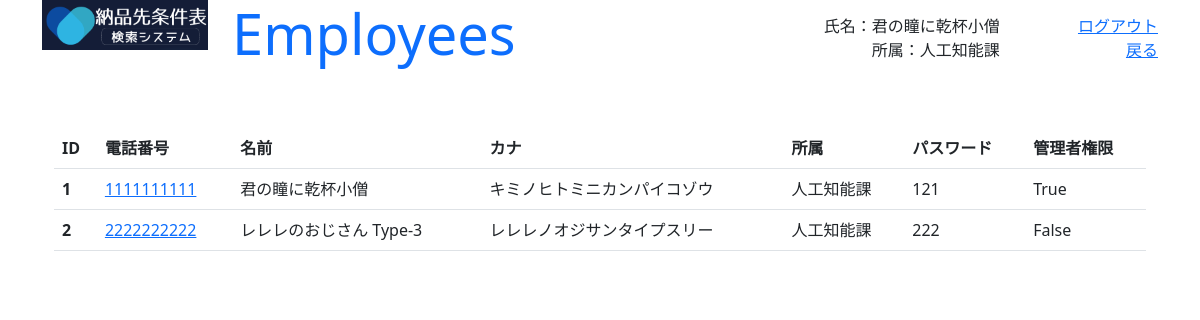
Page /show_employees (signed in) on the earlier database version.
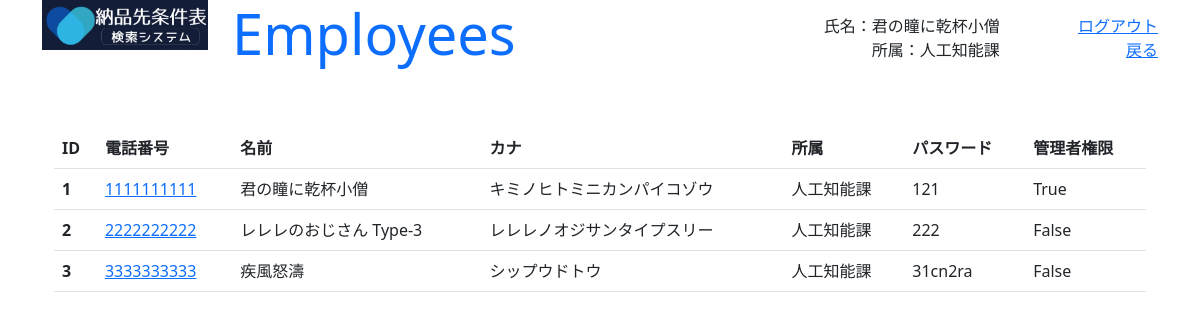
Same page on the later database version.
### GreenLine/models.py (models this page shows, shortened)
class Employee(models.Model) :
    organization = models.ForeignKey(Organization, on_delete=models.CASCADE)
    name = models.CharField(max_length=200, default='')
    kana_regex = RegexValidator(regex=r'^[ァ-ヴ]+$', message='カナはカタカナのみ入力できます')
    kana = models.CharField(validators=[kana_regex], max_length=200, default='')
    phone_regex = RegexValidator(regex=r'^[0-9]+$', message='電話番号は半角数字のみ入力できます')
    phone = models.CharField(validators=[phone_regex], max_length=200, default='')
    password = models.CharField(max_length=16, default='')
    auth = models.BooleanField(default=False)

class Organization(models.Model) :
    name = models.CharField(max_length=200, default='')

### GreenLine/views.py (the view)
# urls.py: path('show_employees', show_employees, name="show_employees"),
@csrf_exempt
def show_employees(request) :
    employee = get_employee(request, True)
    if not employee :
        return redirect('admin_login')
    params = {
        'title' : 'Employees',
        'msg' : '',
        'name' : employee.name,
        'organizaion' : employee.organization.name,
        'list' : Employee.objects.all(),
    }
    return render(request, 'show_employees.html', params)

### GreenLine/views.py (called while the page is built)
def get_employee(request, auth_flg) :
    if not 'employee' in request.session :
        return None
    employee = Employee.objects.filter(id=request.session['employee']).first()
    if not employee :
        return None
    if auth_flg and not employee.auth :
        return None
    return employee

### GreenLine/templates/show_employees.html (shortened to what this page needs)
{% load static %}
<!doctype html>
<html lang="ja">
<head>
    <link href="https://cdn.jsdelivr.net/npm/bootstrap@5.3.0-alpha1/dist/css/bootstrap.min.css" rel="stylesheet">
</head>
<body class="container" style="height: 95vh;">
    <div class="row align-items-start">
        <div class="col-2"><img src="{% static 'title.png' %}" width="100%"></div>
        <div id="main_header" class="col-10 container" style="height: 10vh; padding-bottom: 10px;">
            <div class="row align-items-center">
            <div class="col-6 text-start"><h1 class="display-4 text-primary">{{ title }}</h1></div>
            <div class="col-4 container">
                <div class="row"><div class="col text-end">氏名：{{ name }}</div></div>
                <div class="row"><div class="col text-end">所属：{{ organizaion }}</div></div>
            </div>
            <div class="col-2 container">
                <div class="row"><div class="col text-end"><a href="{% url 'admin_login' %}">ログアウト</a></div></div>
                <div class="row"><div class="col text-end"><a href="{% url 'admin_main' %}">戻る</a></div></div>
            </div>
            </div>
        </div>
    </div>
    <div id="employees_list" class="container mt-5">
        <table class=table>
            <thead>
                <tr>
                    <th scope="col">ID</th>
                    <th scope="col">電話番号</th>
                    <th scope="col">名前</th>
                    <th scope="col">カナ</th>
                    <th scope="col">所属</th>
                    <th scope="col">パスワード</th>
                    <th scope="col">管理者権限</th>
                </tr>
            </thead>
            <tbody>
            {% for e in list %}
                <tr>
                    <th scope="row">{{ e.id }}</th>
                    <td><a href="{% url 'employee' e.id 0 %}">{{ e.phone }}</a></td>
                    <td>{{ e.name }}</td>
                    <td>{{ e.kana }}</td>
                    <td>{{ e.organization.name }}</td>
                    <td>{{ e.password }}</td>
                    <td>{{ e.auth }}</td>
                </tr>
            {% endfor %}
            </tbody>
        </table>
    </div>
</body>
</html>

Differences in the rows shown:
added Employee: id "3", phone "3333333333", name "疾風怒濤", kana "シップウドトウ", organization.name "人工知能課", password "31cn2ra", auth "False"
